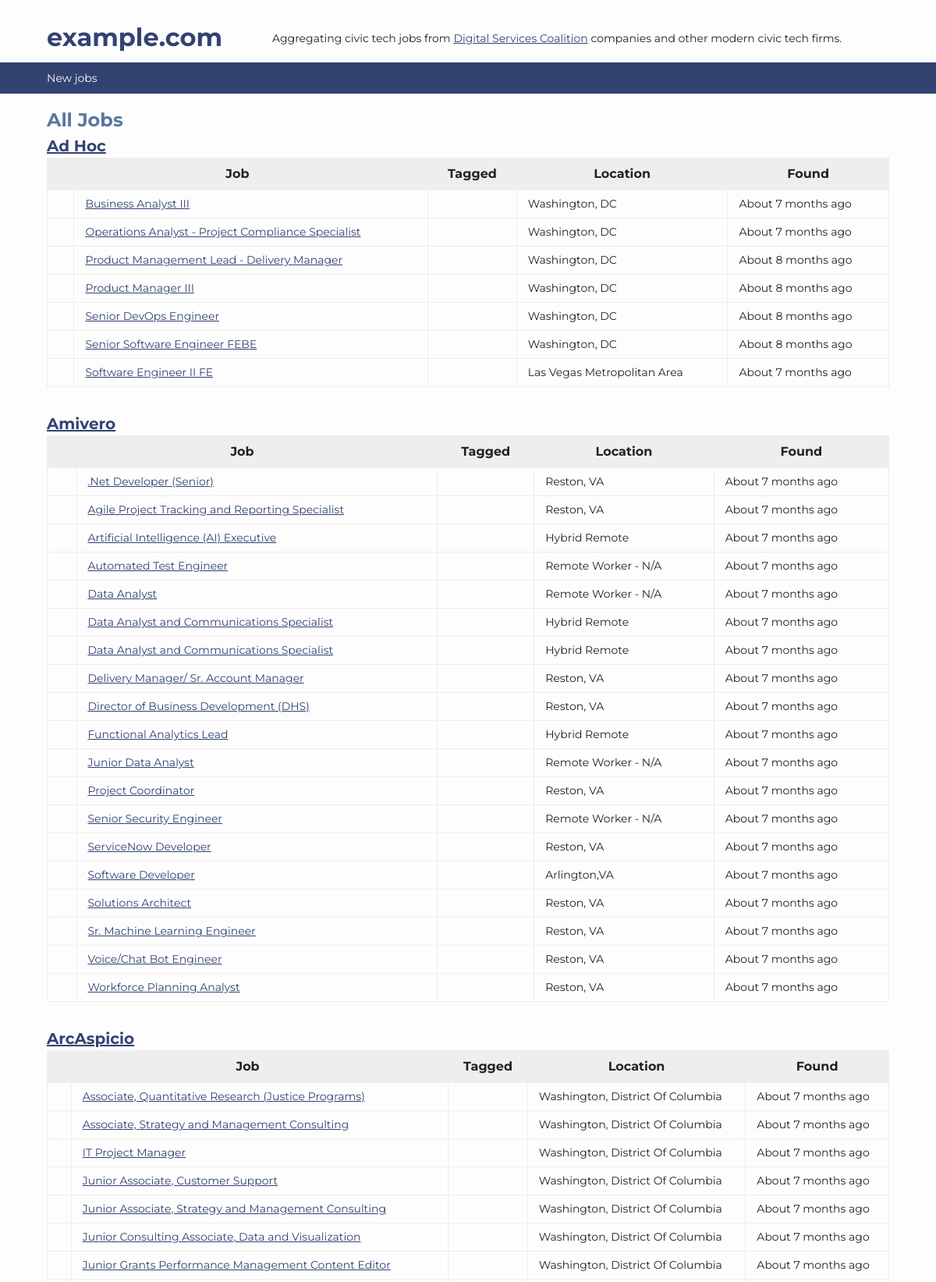
The page / (upper part) on the database its author committed.
### jobsearch/models.py (models this page shows, shortened)
class Company(models.Model):
    importer_name = models.CharField("Name", max_length=255, help_text="Must match the key from the importer")
    slug = models.SlugField(max_length=255, blank=True)
    company_size = models.CharField(choices=COMPANY_SIZE_CHOICES, max_length=20, blank=True, null=True)
    co_link = models.CharField(max_length=255, blank=True, null=True)
    affiliations = models.ManyToManyField(Group, blank=True)
    importer_type = models.CharField(max_length=255, blank=True, null=True)
    active = models.BooleanField(default=True)
    about = models.TextField(blank=True, null=True)
    agencies = models.ManyToManyField(Agency, blank=True)
    class Meta:
        ordering = ["importer_name"]
        verbose_name_plural = "companies"
    def __str__(self):
        return self.importer_name
    def get_absolute_url(self):
        return reverse("company_detail", kwargs={"slug": self.slug})

class Job(models.Model):
    title = models.CharField(max_length=255)
    new_company = models.ForeignKey(Company, on_delete=models.CASCADE, null=True)
    location = models.CharField(max_length=255)
    link = models.URLField()
    pub_date = models.DateTimeField("date published", blank=True, null=True)
    import_date = models.DateTimeField(auto_now_add=True)
    job_id = models.CharField(max_length=255, editable=False)
    user = models.ForeignKey(Profile, on_delete=models.CASCADE)
    rejected = models.BooleanField(default=False)
    featured = models.BooleanField(default=False)
    status = models.CharField(max_length=2, choices=STATUS_CHOICES, blank=True, null=True)
    job_type = models.CharField(max_length=20, choices=PRACTICE_CHOICES, blank=True, null=True)
    skills = models.CharField(max_length=255, blank=True, null=True)
    details = models.TextField(blank=True, null=True)
    salary = models.CharField(max_length=255, blank=True, null=True)

### jobsearch/views.py (the view)
# urls.py: path('', JobListView.as_view(), name='jobs'),
class JobListView(ListView):
    model = Company
    context_object_name = "companies"
    template_name = "jobsearch/job_list.html"
    """def get_queryset(self):
        #return Job.objects.filter(rejected=False).order_by('new_company')
        return Company.objects.all()
    """
    def get_context_data(self, **kwargs):
        context = super(JobListView, self).get_context_data(**kwargs)
        fresh = datetime.now(pytz.utc) - timedelta(days=14)
        featured = Job.objects.filter(featured=True, pub_date__gte=fresh, rejected=False)
        if self.request.method == 'GET' and 'job_type' in self.request.GET:
           job_type = self.request.GET['job_type']
           context['job_type'] = (job_type, PRACTICE_CHOICES[job_type])
           featured = featured.filter(
               job_type=job_type)
        context['highlighted'] = featured
        return context

### DSCovery/context_processors.py (called while the page is built)
def site_processor(request):
    authenticated_request = request.user.is_authenticated
    last_seen = request.session.get('last_seen', now)
    return {
        'site': get_current_site(request),
        'now': now,
        'project_name': getattr(settings, 'PROJECT_NAME', None),
        'current_path': request.get_full_path(),
        'last_seen': last_seen,
        'authenticated_request': authenticated_request,
    }

### jobsearch/templatetags/jobsearch_tags.py (called while the page is built)
@register.inclusion_tag('includes/job_list_body.html', takes_context=True)
def show_jobs(context, company, job_type):
    output_text = u''
    jobs = company.job_set.filter(rejected=False).order_by("job_type", "title")
    if job_type:
        jobs = jobs.filter(rejected=False, job_type=job_type).order_by("title")
    return {
        'jobs': jobs,
        'job_type': job_type,
        'company': company
    }

### jobsearch/templatetags/tango_time_tags.py (called while the page is built)
@register.filter
def short_timesince(date):
    try:
        t = timesince(date).split(", ")[0]
    except IndexError:
        t = timesince(date)
    return t

### jobsearch/templates/jobsearch/job_list.html (shortened to what this page needs)
{% extends 'base.html' %}
{% load tango_time_tags jobsearch_tags %}
{% block content %}
<h1>All {{ job_type.1 }} Jobs</h1>
    {% for company in companies %}
        {% show_jobs company job_type.0 %}
    {% endfor %}
{% endblock %}

### templates/base.html (shortened to what this page needs)
{% load static %}
<!doctype html>
<html class="no-js" lang="">
<head>
  <link rel="stylesheet" href="{% static 'css/site.css' %}?v=5">
</head>
<body id="{% block bodyid %}{% endblock %}" class="{% block bodyclass %}{% endblock %}">
  <header role="banner">
    {% block banner %}
        {% block site_name %}
          <h1 class="site-name">
            <a href="/" title="Home">
              {% block logo %}{{ site.name }}{% endblock %}
            </a>
          </h1>
          <h2>Aggregating civic tech jobs from <a href="http://digitalservicescoalition.org">Digital Services Coalition</a> companies and other modern civic tech firms.</h2>
        {% endblock %}
    {% endblock %}
  </header>
  <nav role="navigation">
  {% load flatpages %}
    {% get_flatpages as flatpages %}
    <ul>
        <li><a href="{% url 'new_jobs' %}">New jobs</a></li>
    </ul>
  </nav>
  <div id="wrapper">
    <main>{% block content %}{% endblock %}</main>
  </div>
</body>
</html>

### jobsearch/templates/includes/job_list_body.html
{% if jobs %}
<table class="job-list">
    <caption><a href="{{ company.get_absolute_url }}">{{ company }}</a></caption>
    <thead>
        <tr>
        <th colspan="2">Job</th>
        <th>Tagged</th>
        <th>Location</th>
        <th>Found</th>
        </tr>
    </thead>
<tbody id="jobs-list-body" x-init data-job-type="{{ job_type }}">
    {% for job in jobs %}
        {% include 'includes/job_detail_row.html' %}
    {% endfor %}
</tbody>
</table>
{% endif %}

### jobsearch/templates/includes/job_detail_row.html (shortened to what this page needs)
{% load tango_time_tags %}
<tr class="status-{{ job.status }}" id="job-{{ job.pk }}">
    <td x-data="{ selectedValue: '' }">
    </td>
    <td>
        <a href="{{ job.link }}">{{ job.title }}</a>
    </td>
    <td>
    </td>
    <td>{{ job.location }}</td>
    <td>About {{ job.pub_date|short_timesince|default_if_none:"" }} ago</td>
</tr>

### static/css/site.css (style rules this page uses)
:root { --max_width: 90vw; --color-primary: #324372; --color-primary-light: #5977a1; --color-primary-dark: #1B1F47; --color-danger: #a51e1e; --color-success: #138015; --color-info: #0f8894; --color-warning: #dc781a; --color-background: #fdfdfd; --font-family: 'Montserrat', sans-serif; }
:root { line-height: 1.5; }
h1, h2, h3, h4, h5, figure, p, ol, ul { margin: 0; }
ol, ul { list-style: none; padding-inline: 0; }
h1, h2, h3, h4, h5 { font-size: inherit; font-weight: inherit; }
body { background-color: var(--color-background); color: #222; font-family: var(--font-family); }
a { color: var(--color-primary); transition: color 0.33s; }
[role=banner] { display: flex; align-items: center; margin: 1.5em auto 0; justify-content: flex-start; width: var(--max_width); padding-bottom: 0.5em }
[role="banner"] h2 { margin-top: 0.25em; font-size: 0.875em; }
[role="navigation"] { background-color: var(--color-primary); margin-bottom: 1em; }
[role="navigation"] ul { max-width: var(--max_width); margin: 0 auto; }
[role="navigation"] li { display: inline-block; padding: 0.5em 1em 0.5em 0; }
[role="navigation"] li a { color: var(--color-background); text-decoration: none; font-size: 0.875em; }
main { max-width: var(--max_width); margin: 0 auto; }
h1, h3 { font-size: 1.5rem; font-weight: bold; color: var(--color-primary-light) }

### rows shown on the page
Company: importer_name "Ad Hoc"
Job: title "Business Analyst III", location "Washington, DC", pub_date|short_timesince "7 months"
Job: title "Operations Analyst - Project Compliance Specialist", location "Washington, DC", pub_date|short_timesince "7 months"
Job: title "Product Management Lead - Delivery Manager", location "Washington, DC", pub_date|short_timesince "8 months"
Job: title "Product Manager III", location "Washington, DC", pub_date|short_timesince "8 months"
Job: title "Senior DevOps Engineer", location "Washington, DC", pub_date|short_timesince "8 months"
Job: title "Senior Software Engineer FEBE", location "Washington, DC", pub_date|short_timesince "8 months"
Job: title "Software Engineer II FE", location "Las Vegas Metropolitan Area", pub_date|short_timesince "7 months"
Company: importer_name "Amivero"
Job: title ".Net Developer (Senior)", location "Reston, VA", pub_date|short_timesince "7 months"
Job: title "Agile Project Tracking and Reporting Specialist", location "Reston, VA", pub_date|short_timesince "7 months"
Job: title "Artificial Intelligence (AI) Executive", location "Hybrid Remote", pub_date|short_timesince "7 months"
Job: title "Automated Test Engineer", location "Remote Worker - N/A", pub_date|short_timesince "7 months"
Job: title "Data Analyst", location "Remote Worker - N/A", pub_date|short_timesince "7 months"
Job: title "Data Analyst and Communications Specialist", location "Hybrid Remote", pub_date|short_timesince "7 months"
Job: title "Data Analyst and Communications Specialist", location "Hybrid Remote", pub_date|short_timesince "7 months"
Job: title "Delivery Manager/ Sr. Account Manager", location "Reston, VA", pub_date|short_timesince "7 months"
Job: title "Director of Business Development (DHS)", location "Reston, VA", pub_date|short_timesince "7 months"
Job: title "Functional Analytics Lead", location "Hybrid Remote", pub_date|short_timesince "7 months"
Job: title "Junior Data Analyst", location "Remote Worker - N/A", pub_date|short_timesince "7 months"
Job: title "Project Coordinator", location "Reston, VA", pub_date|short_timesince "7 months"
Job: title "Senior Security Engineer", location "Remote Worker - N/A", pub_date|short_timesince "7 months"
Job: title "ServiceNow Developer", location "Reston, VA", pub_date|short_timesince "7 months"
Job: title "Software Developer", location "Arlington,VA", pub_date|short_timesince "7 months"
Job: title "Solutions Architect", location "Reston, VA", pub_date|short_timesince "7 months"
Job: title "Sr. Machine Learning Engineer", location "Reston, VA", pub_date|short_timesince "7 months"
Job: title "Voice/Chat Bot Engineer", location "Reston, VA", pub_date|short_timesince "7 months"
Job: title "Workforce Planning Analyst", location "Reston, VA", pub_date|short_timesince "7 months"
Company: importer_name "ArcAspicio"
Job: title "Associate, Quantitative Research (Justice Programs)", location "Washington, District Of Columbia", pub_date|short_timesince "7 months"
Job: title "Associate, Strategy and Management Consulting", location "Washington, District Of Columbia", pub_date|short_timesince "7 months"
Job: title "IT Project Manager", location "Washington, District Of Columbia", pub_date|short_timesince "7 months"
Job: title "Junior Associate, Customer Support", location "Washington, District Of Columbia", pub_date|short_timesince "7 months"
Job: title "Junior Associate, Strategy and Management Consulting", location "Washington, District Of Columbia", pub_date|short_timesince "7 months"
Job: title "Junior Consulting Associate, Data and Visualization", location "Washington, District Of Columbia", pub_date|short_timesince "7 months"
Job: title "Junior Grants Performance Management Content Editor", location "Washington, District Of Columbia", pub_date|short_timesince "7 months"

### other values the page prints
{{ site.name }} "example.com"
